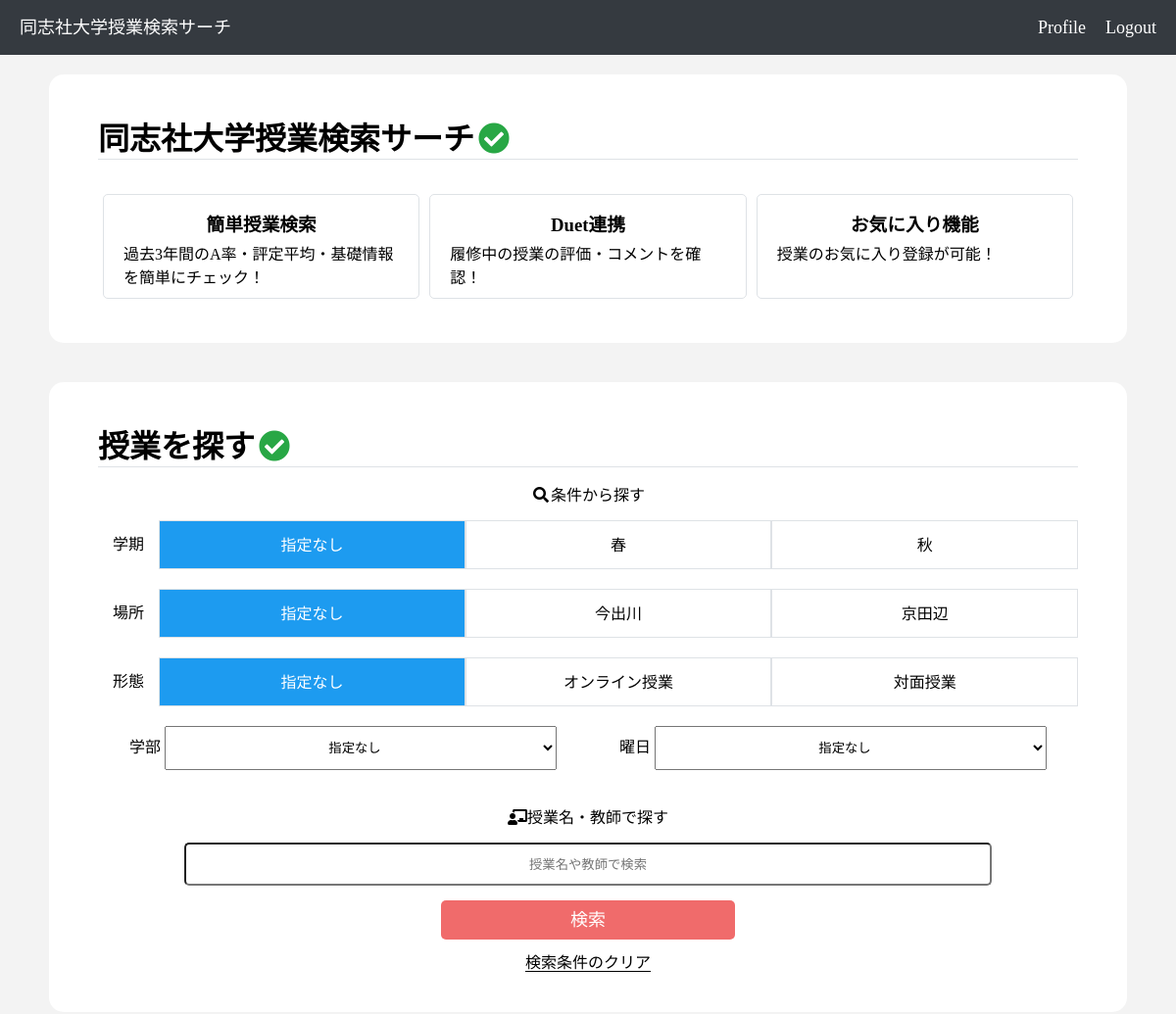
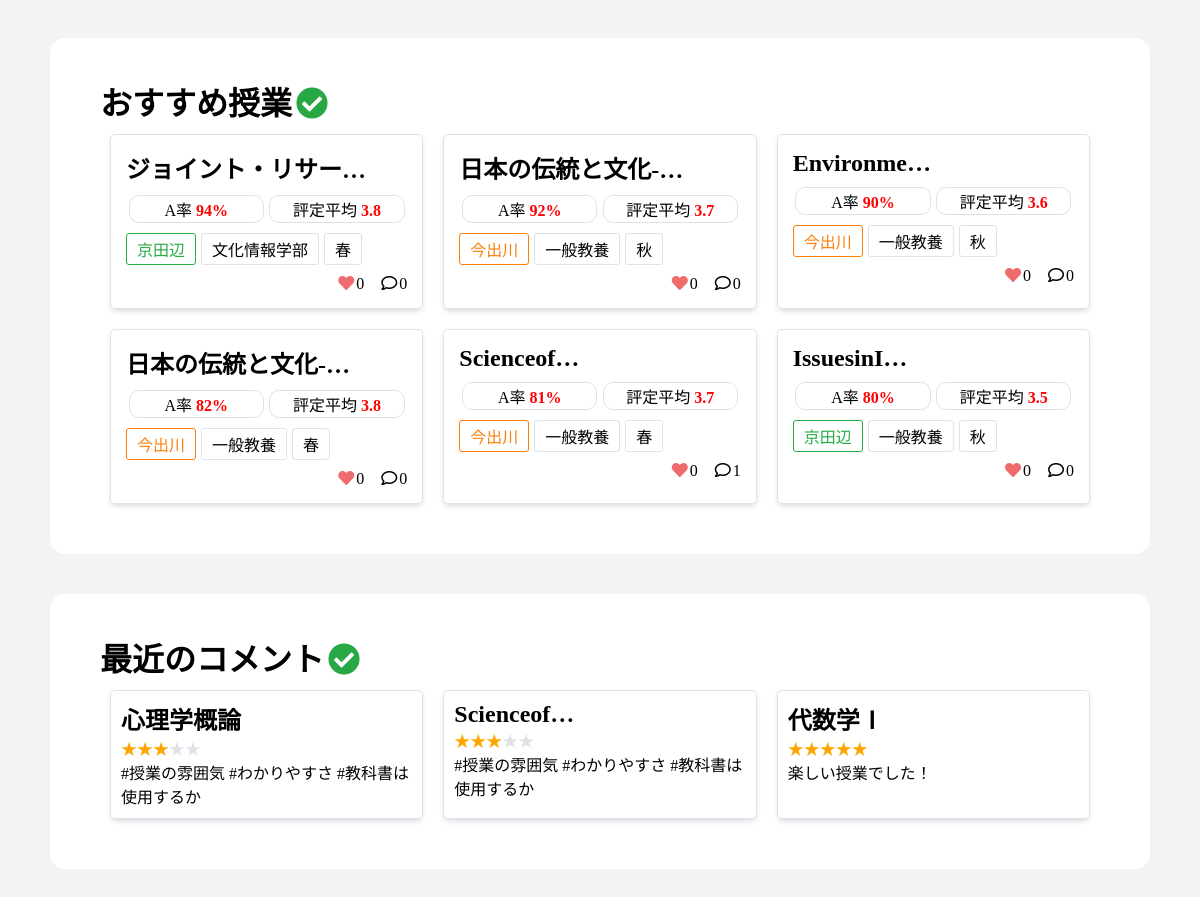
The app's page / (signed in) with its own data (2 pictures, top to bottom).
### dclass_application/models.py (models this page shows, shortened)
class Classes(models.Model):
    class_name = models.CharField(max_length=100)
    a_ratio = models.FloatField(default=0.0)
    b_ratio = models.FloatField(default=0.0)
    c_ratio = models.FloatField(default=0.0)
    d_ratio = models.FloatField(default=0.0)
    f_ratio = models.FloatField(default=0.0)
    o_ratio = models.FloatField(default=0.0)
    average_evaluation = models.FloatField(default=0.0)
    two_ago_a_ratio = models.FloatField(default=0.0)
    three_ago_a_ratio = models.FloatField(default=0.0)
    term = models.CharField(max_length=100)
    year = models.IntegerField(default=2021)
    place = models.CharField(max_length=100)
    class_form = models.CharField(max_length=100)
    day = models.CharField(max_length=100)
    time = models.CharField(max_length=100)
    favorite = models.IntegerField(default=0)
    textbook = models.CharField(max_length=100) #文字列でリスト代用
    code = models.CharField(max_length=100)
    faculty = models.CharField(max_length=100)
    teacher = models.CharField(max_length=100) #文字列でリストを代用
    syllabus_link = models.CharField(max_length=100)
    test_ratio = models.IntegerField(default=0)
    report_ratio = models.IntegerField(default=0)
    participation_ratio = models.IntegerField(default=0)
    comment_num = models.IntegerField(default=0)
    num_student = models.IntegerField(default=0)
    credit = models.IntegerField(default=0)
    def get_short_faculty(self):
        if self.faculty == 'グローバル・コミュニケーション学部': return 'グロコミ'
        if self.faculty == 'グローバル地域文化学部': return 'グロ地域'
        return self.faculty
    def get_modified_a_ratio(self):
        if self.a_ratio == -1: return '不明'
        return str(int(self.a_ratio))+'%'
    def get_modified_average_evaluation(self):
        if self.average_evaluation == -1.0: return '不明'
        return self.average_evaluation

class Comment(models.Model):
    text = models.TextField()
    cl = models.ForeignKey(Classes, on_delete=models.CASCADE)
    user = models.ForeignKey('accounts.CustomUser', on_delete=models.DO_NOTHING)
    star = models.IntegerField(default=0)
    created_at = models.DateTimeField(default=timezone.now)
    def get_star(self):
        return '★' * self.star
    def get_left_star(self):
        return '★' * (5 - self.star)

### dclass_application/views.py (the view)
# urls.py: path('', IndexView.as_view(), name = 'index'),
class IndexView(TemplateView):
    class_model = Classes
    comment_model = Comment
    RECOMMEND_CNT = 6
    RECENT_COMMENT = 6
    def get(self, request):
        params = {
            'form': ClassSeachForm,
            'recommend_data': self.class_model.objects.all().order_by('a_ratio').reverse()[:self.RECOMMEND_CNT],
            'recent_comments': self.comment_model.objects.all().order_by('created_at').reverse()[:self.RECOMMEND_CNT],
        }
        return render(request, 'index.html', params)

### dclass_application/templates/index.html (shortened to what this page needs)
{% extends 'base.html' %}
{% load static %}
{% block css %}
    <link rel="stylesheet" href="{% static 'css/index.css' %}">
    <link rel="stylesheet" href="{% static 'css/_class_list.css' %}">
{% endblock css %}
{% block main %}
    <div class="wrapper">
        <h1 class="title heading">同志社大学授業検索サーチ<i class="fas fa-check-circle fa-fw my-green"></i></h1>
        <ul class="feature">
            <li>
                <h3>簡単授業検索</h3>
                <p>過去3年間のA率・評定平均・基礎情報を簡単にチェック！</p>
            </li>
            <li>
                <h3>Duet連携</h3>
                <p>履修中の授業の評価・コメントを確認！</p>
            </li>
            <li>
                <h3>お気に入り機能</h3>
                <p>授業のお気に入り登録が可能！</p>
            </li>
        </ul>
    </div>
    <div class="wrapper">
        <h1 class="title heading">授業を探す<i class="fas fa-check-circle fa-fw my-green"></i></h1>
            <form action="{% url 'result' %}" method = "post" class="search_form">
                <div class = 'search_with_terms'>
                    <p class="how_to_search"><i class="fas fa-search fa-fw"></i>条件から探す</p>
                    <div class="radio_wrap">
                        <div class="radio_wrap_name">学期</div>
                        {% for radio in form.term %}
                            <label for="id_term_{{ forloop.counter0 }}">{{ radio.choice_label }}</label>
                        {% endfor %}
                    </div>
                    <div class="radio_wrap">
                        <div class="radio_wrap_name">場所</div>
                        {% for radio in form.place %}
                            <label for="id_place_{{ forloop.counter0 }}">{{ radio.choice_label }}</label>
                        {% endfor %}
                    </div>
                    <div class="radio_wrap">
                        <div class="radio_wrap_name">形態</div>
                        {% for radio in form.class_form %}
                            <label for="id_class_form_{{ forloop.counter0 }}">{{ radio.choice_label }}</label>
                        {% endfor %}
                    </div>
                    <div class="radio_wrap">
                        <div class="radio_wrap_half">
                            {{ form.faculty.label }}
                            {{ form.faculty }}
                        </div>
                        <div class="radio_wrap_half">
                            {{ form.day.label }}
                            {{ form.day }}
                        </div>
                    </div>
                </div>
                <div class="search_with_keyword">
                    <p class="how_to_search"><i class="fas fa-chalkboard-teacher fa-fw"></i>授業名・教師で探す</p>
                    <div>
                        {{ form.keyword }}
                    </div>
                    <div class="center">
                        <input type="submit" value="検索", class="btn search_btn">
                    </div>
                </div>
            </form>
            <div class="center reset_condition">
                <a href={% url 'index' %}>検索条件のクリア</a>
            </div>
    </div>
    <div class="wrapper">
        <h1>おすすめ授業<i class="fas fa-check-circle fa-fw my-green"></i></h1>
        <div class="class_w">
            {% for cl in recommend_data %}
                {% include "_class_list.html" %}
            {% empty %}
                <p>おすすめの授業はありません</p>
            {% endfor %}
        </div>
    </div>
    <div class="wrapper">
        <h1>最近のコメント<i class="fas fa-check-circle fa-fw my-green"></i></h1>
        <div class="comment_w">
            {% for comment in recent_comments %}
                {% include "_comment_list.html" %}
            {% empty %}
                <p>コメントがありません</p>
            {% endfor %}
        </div>
    </div>
{% endblock main %}

### dclass_application/templates/_class_list.html
<div class="class_result">
    <a href="{% url 'class' cl.id %}">
        <div class="class_result_content">
            <ul>
                <li class="class_result_title">
                    <h2>{{ cl.class_name | truncatechars:10 }}</h2>
                </li>
                <li>
                    <p class="class_a_average_evaluation">A率 <span class="score">{{cl.get_modified_a_ratio}}</span></p>
                    <p class="class_a_average_evaluation">評定平均 <span class="score">{{cl.get_modified_average_evaluation}}</span></p>
                </li>
                <li>
                    {% if cl.place == "今出川" %}
                        <p class="tag imadegawa_tag">{{ cl.place }}</p>
                    {% else %}
                        <p class="tag kyoutanabe_tag">{{ cl.place }}</p>
                    {% endif %}
                    <p class="tag faculty_tag">{{ cl.get_short_faculty }}</p>
                    <p class="tag">{{ cl.term }}</p>
                </li>
                <li>
                    <p><i class="fas fa-heart fa-fw my-pink"></i>{{ cl.favorite }}</p>
                    <p><i class="far fa-comment fa-fw"></i>{{cl.comment_num}}</p>
                </li>
            </ul>
        </div>
    </a>
</div>

### dclass_application/templates/_comment_list.html
<div class="comment_result">
    <a href="{% url 'class' comment.cl.id %}">
        <div class="comment_result_content">
            <h2>
            {{comment.cl.class_name | truncatechars:10}}
            </h2>
            <span class="star">{{comment.get_star}}</span><span class="my-gray">{{comment.get_left_star}}</span>
            <p>{{comment.text | truncatechars:40}}</p>
        </div>
    </a>
</div>

### dclass_application/static/css/index.css (style rules this page uses)
.search_with_keyword { margin-bottom: 10px; text-align: center; }
.how_to_search { text-align: center; font-size: 16px; padding: 15px 0px; }
.search_with_terms input[type='radio']:checked+label { box-sizing: border-box; border: 1px solid var(--my-gray); color: white; background-color: #1D9BF0; }
.search_with_terms input[type='radio']+label { cursor: pointer; }
.reset_condition a { border-bottom: 1px solid black; }
.search_btn { background-color: var(--my-pink); border: none; color: white; width: 300px; margin-top: 15px; height: 10px; line-height: 10px; font-size: 18px; padding: 10px 20px; }
.radio_wrap { width: 100%; display: flex; flex-direction: row; flex-wrap: nowrap; text-align: center; margin-bottom: 20px; }
.radio_wrap label { box-sizing: border-box; display: inline-block; border: 1px solid var(--my-gray); height: 50px; width: 100%; line-height: 50px; }
.radio_wrap_name { width: 20%; text-align: center; height: 50px; line-height: 50px; }
.radio_wrap_half { width: 50%; }
.radio_wrap_half select { width: 80%; text-align: center; height: 45px; cursor: pointer; }
.feature { width: 100%; display: flex; flex-wrap: wrap; margin: 30px 0 0; }
.feature li { width: calc(calc(100% - 30px)/3); border: 1px solid var(--my-gray); box-sizing: border-box; border-radius: 5px; margin: 5px; padding: 10px 20px; }
.feature li h3 { text-align: center; margin: 5px 0; }

### dclass_application/static/css/_class_list.css (style rules this page uses)
.class_result_content { padding: 15px; box-sizing: border-box; }
.class_result_content ul li { display: flex; flex-wrap: nowrap; }
.class_result_content ul li:not(:last-child) { padding-bottom: 10px; }
.class_result_content ul li:last-child { justify-content: flex-end; }
.class_result_content ul li:last-child p { margin-left: 15px; }
.class_result { width: calc(calc(100% - 60px)/3); box-sizing: border-box; border: 1px solid var(--my-gray); border-radius: 5px; margin: 10px 10px; box-shadow: 0 3px 6px -2px #000a3c33; transition: box-shadow .2s; }
.class_result_title { align-items: flex-end; }
.tag { border-radius: 3px; box-sizing: border-box; border: 1px solid var(--my-gray); padding: 3px 10px; max-width: 50%; }
.tag:not(:last-child) { margin-right: 5px; }
.imadegawa_tag { background-color:white; border: 1px solid #fd7e08; color: #fd7e08; }
.kyoutanabe_tag { background-color: white; border: 1px solid #26ac45; color:#26ac45; }
.class_a_average_evaluation { width: 48%; box-sizing: border-box; padding: 1px 12px; margin: 0 1%; border-radius: 10px; border: 1px solid var(--my-gray); color: black; text-align: center; }
.score { color: red; font-weight: bold; }

### dclass_application/static/css/main.css (style rules this page uses)
* { margin: 0; padding: 0; }
body { font-family: "Noto Sans Japanese", "ヒラギノ角ゴ Pro W3", "Hiragino Kaku Gothic Pro", "メイリオ", "Meiryo", "ＭＳ Ｐゴシック", "Osaka", "sans-serif"; }
a { text-decoration: none; color: black; }
li { list-style: none; }
:root { --my-gray: #DEE2E6; --my-light-gray: #F3F3F3; --my-black: #353A40; --my-blue: #1458e0; --my-light-blue: rgba(40, 213, 243, 0.972); --my-pink: #F06B6B; --my-star: #F8C601; --my-green: #28A745; }
.my-gray { color: var(--my-gray); }
.my-pink { color: var(--my-pink); }
.my-green { color: var(--my-green); }
.star { color: orange; }
html { background-color: var(--my-light-gray); }
.wrapper { margin: 40px 0px; padding: 40px 50px; background-color: white; border-radius: 15px; margin-top: 20px; }
.class_w { display: flex; flex-wrap: wrap; }
.comment_w { display: flex; flex-wrap: wrap; }
.comment_result_content { padding: 10px; box-sizing: border-box; }
.comment_result { width: calc(calc(100% - 60px)/3); box-sizing: border-box; border: 1px solid var(--my-gray); border-radius: 5px; margin: 10px 10px; box-shadow: 0 3px 6px -2px #000a3c33; transition: box-shadow .2s; }
.heading { border-bottom: 1px solid var(--my-gray); }
.btn { height: 40px; border-radius: 5px; cursor: pointer; }
.center { text-align: center; }
.keyword { width: 80%; height: 30px; border-radius: 5px; padding: 5px 10px; }
.keyword::placeholder { text-align: center; }

### records on screen
Classes: class_name "ジョイント・リサー…", get_modified_a_ratio "94%", get_modified_average_evaluation "3.8", place "京田辺", get_short_faculty "文化情報学部", term "春", favorite "0", comment_num "0"
Classes: class_name "日本の伝統と文化-…", get_modified_a_ratio "92%", get_modified_average_evaluation "3.7", place "今出川", get_short_faculty "一般教養", term "秋", favorite "0", comment_num "0"
Classes: class_name "Environme…", get_modified_a_ratio "90%", get_modified_average_evaluation "3.6", place "今出川", get_short_faculty "一般教養", term "秋", favorite "0", comment_num "0"
Classes: class_name "日本の伝統と文化-…", get_modified_a_ratio "82%", get_modified_average_evaluation "3.8", place "今出川", get_short_faculty "一般教養", term "春", favorite "0", comment_num "0"
Classes: class_name "Scienceof…", get_modified_a_ratio "81%", get_modified_average_evaluation "3.7", place "今出川", get_short_faculty "一般教養", term "春", favorite "0", comment_num "1"
Classes: class_name "IssuesinI…", get_modified_a_ratio "80%", get_modified_average_evaluation "3.5", place "京田辺", get_short_faculty "一般教養", term "秋", favorite "0", comment_num "0"
Comment: cl.class_name "心理学概論", get_star "★★★", get_left_star "★★", text "#授業の雰囲気 #わかりやすさ #教科書は使用するか"
Comment: cl.class_name "Scienceof…", get_star "★★★", get_left_star "★★", text "#授業の雰囲気 #わかりやすさ #教科書は使用するか"
Comment: cl.class_name "代数学Ⅰ", get_star "★★★★★", text "楽しい授業でした！"

### other values on screen
{{ radio.choice_label }} "指定なし" "春" "秋"
{{ radio.choice_label }} "指定なし" "今出川" "京田辺"
{{ radio.choice_label }} "指定なし" "オンライン授業" "対面授業"
